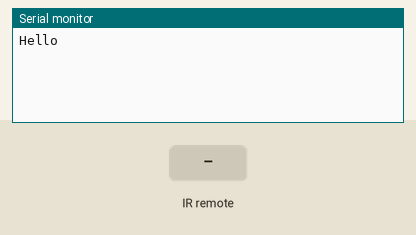
Bench run of a sketch on a simulated Arduino Uno, built with avr-gcc and run on an emulated ATmega328P. On the bench: the last lines printed to the serial monitor. Inputs (shaded band) come from the test bench.

Above: at 1.2 s.
1.3 s: infrared code 0xF7F00F received
At 2.5 s:
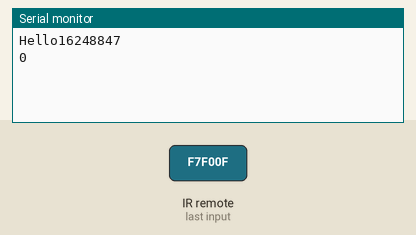
2.8 s: infrared code 0x807F30CF received
At 3.9 s:
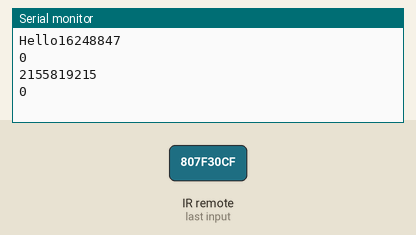
4.3 s: infrared code 0x804E7887 received
At 5.0 s:
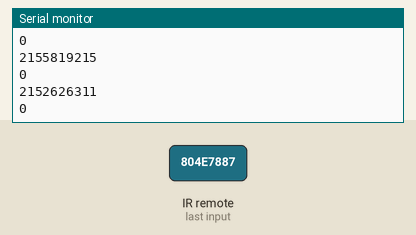

The sketch:

alorspeutetre.ino
```cpp
#include <IRremote.h>
#define buzzer 4

int NOTE_A1 = 220;
int NOTE_B1 = 244;
int NOTE_C = 261;
int NOTE_Cd = 277;
int NOTE_D = 294;
int NOTE_Dd = 311;
int NOTE_E = 330;
int NOTE_F = 349;
int NOTE_Fd = 370;
int NOTE_G = 392;
int NOTE_Gd = 415;
int NOTE_A = 440;
int NOTE_Ad = 457;
int NOTE_B = 474;
int NOTE_C1 = 492;
int NOTE_G1 = 500;
int REST = 0;

int tempo = 0;
int IRpin = 5;
IRrecv irrecv(IRpin);
decode_results results;


/*int melody1[] = {

  NOTE_C, 5, NOTE_E, 10, NOTE_C, 6, NOTE_E, 4, REST, 10, NOTE_G, 6, NOTE_E, 1, NOTE_D, 10, NOTE_G, 10, NOTE_E, 2, NOTE_D, 2, NOTE_E, 6, NOTE_C, 1

};

int melody1[] = {

  NOTE_E, 1, NOTE_A1, 1, NOTE_B1, 1, NOTE_C, 1, NOTE_D, 1,NOTE_E,1, NOTE_G1, 1, NOTE_E, 1, NOTE_A1, 1, NOTE_B1, 1, NOTE_C, 1, NOTE_D, 1,

};*/

int melody1[] = {

  NOTE_E,
  1.7,
  REST,
  7,
  NOTE_A1,
  6,
  NOTE_B1,
  6,
  NOTE_C,
  6,
  NOTE_D,
  6,
  NOTE_E,
  5,
  NOTE_G,
  2,
  NOTE_E,
  2,
  REST,
  2,
  NOTE_A1,
  4,
  NOTE_B1,
  3,
  NOTE_C,
  5,
  NOTE_B1,
  3,
  NOTE_A1,
  3,
  NOTE_D,
  3,
  NOTE_E,
  6,
  NOTE_A1,
  6,
  NOTE_B1,
  2,
  REST,
  2,
  NOTE_C,
  6,
  NOTE_D,
  6,
  NOTE_E,
  6,
  NOTE_G,
  2,
  NOTE_A,
  1,
  NOTE_G,
  3,
  NOTE_E,
  2,
  REST,
  7,
  NOTE_A1,
  6,
  NOTE_B1,
  6,
  NOTE_C,
  4,
  NOTE_B1,
  1,
  NOTE_A1,
  1,
  REST,
  1,

};

// sizeof gives the number of bytes, each int value is composed of two bytes (16 bits)
// there are two values per note (pitch and duration), so for each note there are four bytes
int notes = sizeof(melody1) / sizeof(melody1[0]) / 2;

// this calculates the duration of a whole note in ms
int wholenote = (60000 * 4) / tempo;

int divider = 0, noteDuration = 0;
//float mood =

void setup() {
  Serial.begin(9600);
  //irrecv.enableIRIn();  // Start the receiver
  //  Serial.println("mood:"mood)
  Serial.print("Hello");
}

void loop() {

  if (irrecv.decode(&results)) {
    Serial.println(results.value, DEC);  // Print the Serial ‘results.value’
    Serial.println(tempo);
    // Serial.println(IRdecodedIRData.decodedRawData, HEX);
    //delay(1500);
    irrecv.resume();  // Receive the next value


    /*for (int thisNote = 0; thisNote < notes * 2; thisNote = thisNote + 2) {

      // calculates the duration of each note
      divider = melody1[thisNote + 1];
      if (divider > 0) {
        // regular note, just proceed
        noteDuration = (wholenote) / divider;
      } else if (divider < 0) {
        // dotted notes are represented with negative durations!!
        noteDuration = (wholenote) / abs(divider);
        noteDuration *= 1.5;  // increases the duration in half for dotted notes
      }

      // we only play the note for 90% of the duration, leaving 10% as a pause
      tone(buzzer, melody1[thisNote], noteDuration * 0.9);

      // Wait for the specief duration before playing the next note.
      delay(noteDuration);

      // stop the waveform generation before the next note.
      noTone(buzzer);
      }*/
  }

  delay(1);
}

void moodled() {
  if (results.value = 16248847) {
    tempo = 180;

  } else {
    tempo = 180;
    int NOTE_A1 = 25;
    int NOTE_E = 30;
  }
}

void moodDVD() {
  if (results.value = 2155819215) {
    tempo = 130;

  } else {
    tempo = 200;
    int NOTE_A1 = 35;
    int NOTE_E = 15;
  }
}
void moodTV() {
  if (results.value = 2152626311) {
    tempo = 100;

  } else {
    tempo = 150;
    int NOTE_A1 = 40;
    int REST = 25;
  }
}
```

Measured:
- after the input at 1.3 s, the serial monitor: prints a new line at once (image 1)
- after the input at 2.8 s, the serial monitor: prints a new line at once (image 2)
- after the input at 4.3 s, the serial monitor: prints a new line at once (image 3)
